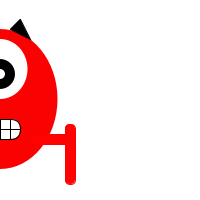
Frame 1 (no input)
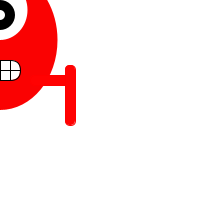
Frame 60 (the mouse pressed at the canvas centre just before this capture)
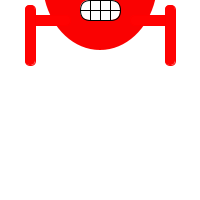
Frame 120 (the mouse held since frame 60 and released just before this capture)

The Processing sketch that drew these frames (run headless with seeded random() and noise(); from frame 60 on, the mouse is pressed at the canvas centre):

// Processing sketch: processing_122278
// ── processing_122278.pde

int positieX;
int positieY;

void setup () {
  size(200,200);
  positieX=100;
  positieY=100;
}

void draw () {
  background(255);
  ellipseMode(CENTER);
  rectMode(CENTER);
  stroke(0);
  positieY = positieY -1;
    
  fill(250,2,2);
  noStroke();
  ellipse(mouseX,positieY,115,140);    // Rode lichaam positieX=100 - positieY = 70
  
  fill(255);
  ellipse(mouseX,positieY-30,55,60);     // Witte oog
  
  fill(0);
  noStroke();
  ellipse(mouseX,positieY-25,30,30);     // Zwarte pupil
  
  fill(255);
  noStroke();
  ellipse(mouseX,positieY-25,10,10);     // Wit oog in pupil
  
  fill(255);
  stroke(0);
  rect(mouseX, positieY+30, 40, 20, 50); // Mond
  
  fill(255,2,2);
  stroke(255,0,0);
  rect(mouseX-50,positieY+40,40,10,50);   // Links bovenbeen
  rect(mouseX+50,positieY+40,40,10,50);   // Rechts bovenbeen
  rect(mouseX-70,positieY+55,10,60,50);   // Links onderbeen
  rect(mouseX+70,positieY+55,10,60,50);   // Rechts onderbeen
  
  fill(0);
  stroke(0);
  triangle(mouseX+10, positieY-70, mouseX+20, positieY-80, mouseX+30, positieY-60); // rechte driehoek
  triangle(mouseX-30, positieY-60, mouseX-20, positieY-80, mouseX-10, positieY-70); // linkse driehoek
  
  line(mouseX-10, positieY+20, mouseX-10, positieY+40);         // linkse tand
  line(mouseX, positieY+20, mouseX, positieY+40);               // Middelste tand
  line(mouseX+10, positieY+20, mouseX+10, positieY+40);         // Rechtse tand
  line(mouseX-20, positieY+30, mouseX+20, positieY+30);
}
